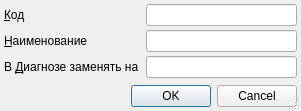
<?xml version="1.0" encoding="UTF-8"?>
<ui version="4.0">
 <class>ItemEditorDialog</class>
 <widget class="QDialog" name="ItemEditorDialog">
  <property name="geometry">
   <rect>
    <x>0</x>
    <y>0</y>
    <width>301</width>
    <height>111</height>
   </rect>
  </property>
  <property name="windowTitle">
   <string>ChangeMe!</string>
  </property>
  <property name="sizeGripEnabled">
   <bool>true</bool>
  </property>
  <layout class="QGridLayout">
   <property name="margin">
    <number>4</number>
   </property>
   <property name="spacing">
    <number>4</number>
   </property>
   <item row="4" column="0" colspan="2">
    <widget class="QDialogButtonBox" name="buttonBox">
     <property name="orientation">
      <enum>Qt::Horizontal</enum>
     </property>
     <property name="standardButtons">
      <set>QDialogButtonBox::Cancel|QDialogButtonBox::Ok</set>
     </property>
    </widget>
   </item>
   <item row="3" column="0">
    <spacer>
     <property name="orientation">
      <enum>Qt::Vertical</enum>
     </property>
     <property name="sizeHint" stdset="0">
      <size>
       <width>103</width>
       <height>16</height>
      </size>
     </property>
    </spacer>
   </item>
   <item row="0" column="1">
    <widget class="QLineEdit" name="edtCode"/>
   </item>
   <item row="1" column="1">
    <widget class="QLineEdit" name="edtName"/>
   </item>
   <item row="2" column="0">
    <widget class="QLabel" name="lblFinance">
     <property name="text">
      <string>В &amp;Диагнозе заменять на </string>
     </property>
     <property name="buddy">
      <cstring>edtReplaceCode</cstring>
     </property>
    </widget>
   </item>
   <item row="1" column="0">
    <widget class="QLabel" name="lblName">
     <property name="text">
      <string>&amp;Наименование</string>
     </property>
     <property name="buddy">
      <cstring>edtName</cstring>
     </property>
    </widget>
   </item>
   <item row="0" column="0">
    <widget class="QLabel" name="lblCode">
     <property name="text">
      <string>&amp;Код</string>
     </property>
     <property name="buddy">
      <cstring>edtCode</cstring>
     </property>
    </widget>
   </item>
   <item row="2" column="1">
    <widget class="QLineEdit" name="edtReplaceCode"/>
   </item>
  </layout>
 </widget>
 <tabstops>
  <tabstop>edtCode</tabstop>
  <tabstop>edtName</tabstop>
  <tabstop>edtReplaceCode</tabstop>
  <tabstop>buttonBox</tabstop>
 </tabstops>
 <resources/>
 <connections>
  <connection>
   <sender>buttonBox</sender>
   <signal>accepted()</signal>
   <receiver>ItemEditorDialog</receiver>
   <slot>accept()</slot>
   <hints>
    <hint type="sourcelabel">
     <x>158</x>
     <y>121</y>
    </hint>
    <hint type="destinationlabel">
     <x>117</x>
     <y>106</y>
    </hint>
   </hints>
  </connection>
  <connection>
   <sender>buttonBox</sender>
   <signal>rejected()</signal>
   <receiver>ItemEditorDialog</receiver>
   <slot>reject()</slot>
   <hints>
    <hint type="sourcelabel">
     <x>238</x>
     <y>99</y>
    </hint>
    <hint type="destinationlabel">
     <x>247</x>
     <y>107</y>
    </hint>
   </hints>
  </connection>
 </connections>
</ui>
